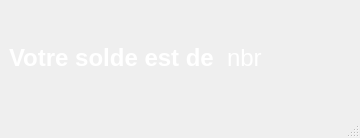
<?xml version="1.0" encoding="UTF-8"?>
<ui version="4.0">
 <class>AffichageEco</class>
 <widget class="QMainWindow" name="AffichageEco">
  <property name="geometry">
   <rect>
    <x>0</x>
    <y>0</y>
    <width>360</width>
    <height>138</height>
   </rect>
  </property>
  <property name="windowTitle">
   <string>MainWindow</string>
  </property>
  <widget class="QWidget" name="centralwidget">
   <layout class="QHBoxLayout" name="horizontalLayout">
    <item>
     <widget class="QLabel" name="label">
      <property name="text">
       <string>&lt;html&gt;&lt;head/&gt;&lt;body&gt;&lt;p&gt;&lt;span style=&quot; font-size:18pt; font-weight:600; color:#ffffff;&quot;&gt;Votre solde est de &lt;/span&gt;&lt;/p&gt;&lt;/body&gt;&lt;/html&gt;</string>
      </property>
     </widget>
    </item>
    <item>
     <widget class="QLabel" name="argent">
      <property name="text">
       <string>&lt;html&gt;&lt;head/&gt;&lt;body&gt;&lt;p&gt;&lt;span style=&quot; font-size:18pt; color:#ffffff;&quot;&gt;nbr&lt;/span&gt;&lt;/p&gt;&lt;/body&gt;&lt;/html&gt;</string>
      </property>
     </widget>
    </item>
    <item>
     <widget class="QLabel" name="icon_argent">
      <property name="text">
       <string/>
      </property>
     </widget>
    </item>
   </layout>
  </widget>
  <widget class="QMenuBar" name="menubar">
   <property name="geometry">
    <rect>
     <x>0</x>
     <y>0</y>
     <width>360</width>
     <height>21</height>
    </rect>
   </property>
  </widget>
  <widget class="QStatusBar" name="statusbar"/>
 </widget>
 <resources/>
 <connections/>
</ui>
